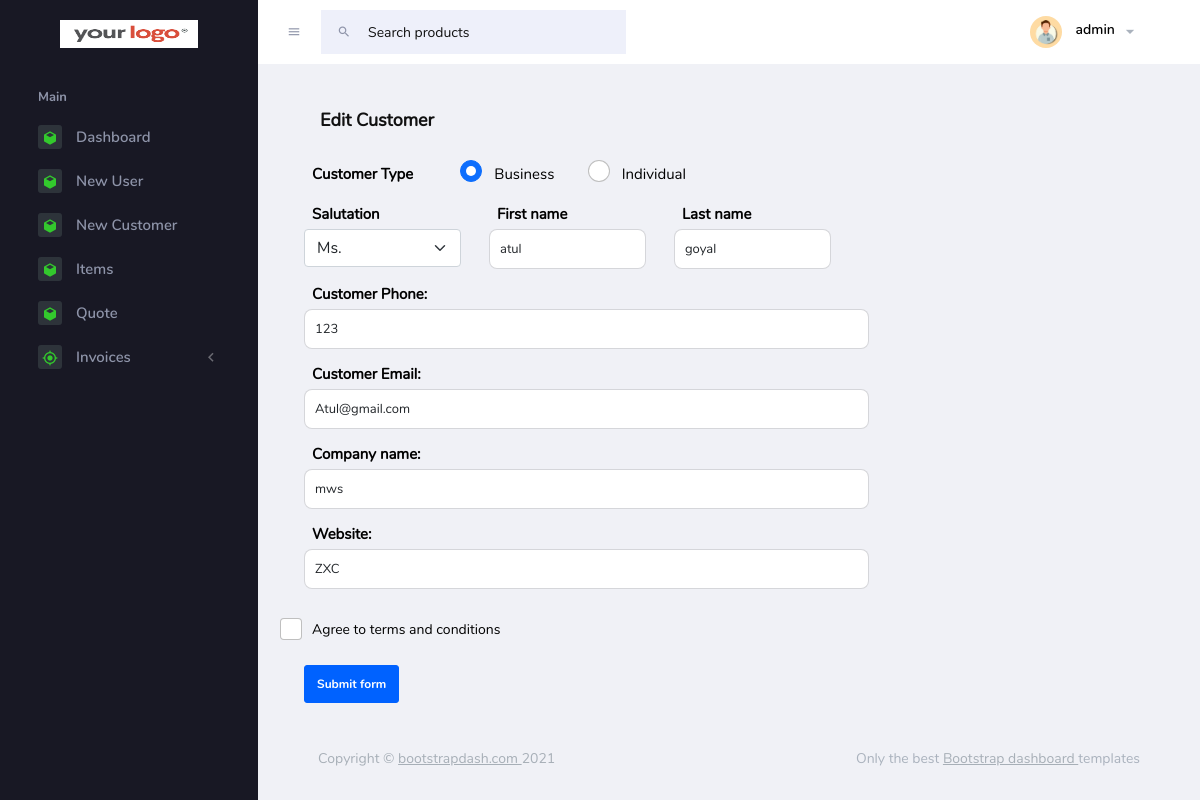
The page /pages/customer/Customersedit.php?Customersedit=8 (signed in) on the database its author committed.
### tables this page shows
CREATE TABLE IF NOT EXISTS `dashboard2_customers` (
  `customerId` int NOT NULL AUTO_INCREMENT,
  `customerType` varchar(255) NOT NULL,
  `salutation` varchar(255) NOT NULL,
  `firstName` varchar(255) NOT NULL,
  `lastName` varchar(255) NOT NULL,
  `customerPhone` varchar(255) NOT NULL,
  `customerEmail` varchar(255) NOT NULL,
  `companyName` varchar(255) NOT NULL,
  `Website` varchar(255) NOT NULL,
  `Creation_Date` timestamp NOT NULL DEFAULT CURRENT_TIMESTAMP,
  `Modified_Date` timestamp NOT NULL DEFAULT CURRENT_TIMESTAMP,
  PRIMARY KEY (`customerId`)
);

### pages/customer/Customersedit.php (the view, shortened to what this page needs)
<?php include('../common/header.php');
include_once("../database/dbconnect.php");
if (isset($_GET['Customersedit'])) {
    $sno = $_GET['Customersedit'];
    $sqlQuery = "SELECT * FROM `dashboard2_customers` WHERE customerId = {$sno}";
    $result = mysqli_query($conn, $sqlQuery);
    $row = $result->fetch_assoc();
};
?>
<body>
    <div class="container-scroller">
        <?php include('../common/navbar.php'); ?>
        <div class="container-fluid page-body-wrapper">
            <?php include('../common/sidebar.php'); ?>
            <div class="main-panel">
                <div class="content-wrapper">
                    <div class="page-header">
                        <h3 class="page-title"> Edit Customer </h3>
                    </div>
                    <form class="row f-row" action="<?php echo SITE_URL; ?>pages/database/customers/customersedit.php?editCustomers=<?php echo $sno; ?>" method="post">
                        <div class="col-md-12 ">
                            <label for="Customer_Type" class="form-label">Customer Type</label>
                            <?php
                            if ($row["customerType"] == "Business") {
                                echo '<input class="form-check-input" type="radio" name="Customer_Type" checked id="inlineRadio1" value="Business">';
                            } else {
                                echo '<input class="form-check-input" type="radio" name="Customer_Type" id="inlineRadio1" value="Business">';
                            }
                            ?>
                            <label class="form-check-label" for="Customer_Type">Business</label>
                            <?php
                            if ($row["customerType"] == "Individual") {
                                echo '<input class="form-check-input" checked type="radio" name="Customer_Type" id="inlineRadio2" value="Individual">';
                            } else {
                                echo '<input class="form-check-input" type="radio" name="Customer_Type" id="inlineRadio2" value="Individual">';
                            }
                            ?>
                            <label class="form-check-label" for="Customer_Type">Individual</label>
                        </div>
                        <div class="col-md-3">
                            <label for="Salutation" class="form-label">Salutation</label>
                            <select class="form-select" name="Salutation" aria-label="Default select example">
                                <?php
                                if ($row["salutation"] == "Ms.") {
                                    echo '<option selected value="Ms.">Ms.</option>';
                                } else {
                                    echo '<option selected value="Ms.">Ms.</option>';
                                }
                                ?>
                            </select>
                        </div>
                        <div class="col-md-3">
                            <label for="First_name" class="form-label">First name</label>
                            <input type="text" name="First_name" class="form-control" id="validationDefault02" value="<?php echo $row["firstName"] ?>" required>
                        </div>
                        <div class="col-md-3">
                            <label for="last_name" class="form-label">Last name</label>
                            <div class="input-group">
                                <input type="text" name="last_name" class="form-control" id="validationDefaultUsername" value="<?php echo $row["lastName"] ?>" aria-describedby="inputGroupPrepend2" required>
                            </div>
                        </div>
                        <div class="col-md-10">
                            <label for="customerPhone" class="form-label">Customer Phone:</label>
                            <input type="tel" class="form-control" name="customerPhone" id="validationDefault03" value="<?php echo $row["customerPhone"] ?>" required>
                        </div>
                        <div class="col-md-10">
                            <label for="customerEmail" class="form-label">Customer Email:</label>
                            <input type="email" class="form-control" name="customerEmail" id="exampleFormControlInput1" value="<?php echo $row["customerEmail"] ?>" required>
                        </div>
                        <div class="col-md-10">
                            <label for="companyName" class="form-label">Company name:</label>
                            <input type="text" class="form-control" name="companyName" value="<?php echo $row["companyName"] ?>" required>
                        </div>
                        <div class="col-md-10">
                            <label for="Website" class="form-label">Website:</label>
                            <input type="text" name="Website" class="form-control" value="<?php echo $row["Website"] ?>" required>
                        </div>
                        <div class="col-10">
                            <div class="form-check">
                                <input class="form-check-input" type="checkbox" id="invalidCheck2" required>
                                <label class="form-check-label" for="invalidCheck2">
                                    Agree to terms and conditions
                                </label>
                            </div>
                        </div>
                        <div class="col-12">
                            <button class="btn btn-primary" name="Customersedit" type="submit">Submit form</button>
                        </div>
                    </form>
                </div>
                <footer class="footer">
                    <div class="footer-inner-wraper">
                        <div class="d-sm-flex justify-content-center justify-content-sm-between py-2">
                            <span class="text-muted text-center text-sm-left d-block d-sm-inline-block">Copyright © <a href="https://www.bootstrapdash.com/" target="_blank">bootstrapdash.com </a>2021</span>
                            <span class="float-none float-sm-right d-block mt-1 mt-sm-0 text-center">Only the best <a href="https://www.bootstrapdash.com/" target="_blank"> Bootstrap dashboard </a> templates</span>
                        </div>
                    </div>
                </footer>
            </div>
        </div>
    </div>
</body>
</html>

### assets/css/style2.css (style rules this page uses)
a { color: black; }

### assets/css/custom_style.css (style rules this page uses)
:root { --dark-bg-color: #434343; --dark-text-color: #fff; }
input { padding: 10px !important; }
.form-label { margin-bottom: 0px; margin-right: 35px; }
.form-check-label { margin-right: 21px; margin-top: 3px; }
label { color: #000; font-size: 15px; padding: 5px 8px; }
.form-control { border-radius: 8px; }
.f-row { display: flex; gap: 10px; max-width: 700px; }
.form-check .form-check-label { display: block; margin-left: 0px; font-size: 0.875rem; line-height: 1.5; }
.form-label { font-weight: bold; }
html, body { margin: 0; padding: 0; height: 100%; width: 100%; }

### rows shown on the page
dashboard2_customers: Salutation "Ms.", First_name "atul", last_name "goyal", customerPhone "123", customerEmail "Atul@gmail.com", companyName "mws", Website "ZXC"

### other values the page prints
$_SESSION['username'] "admin"
